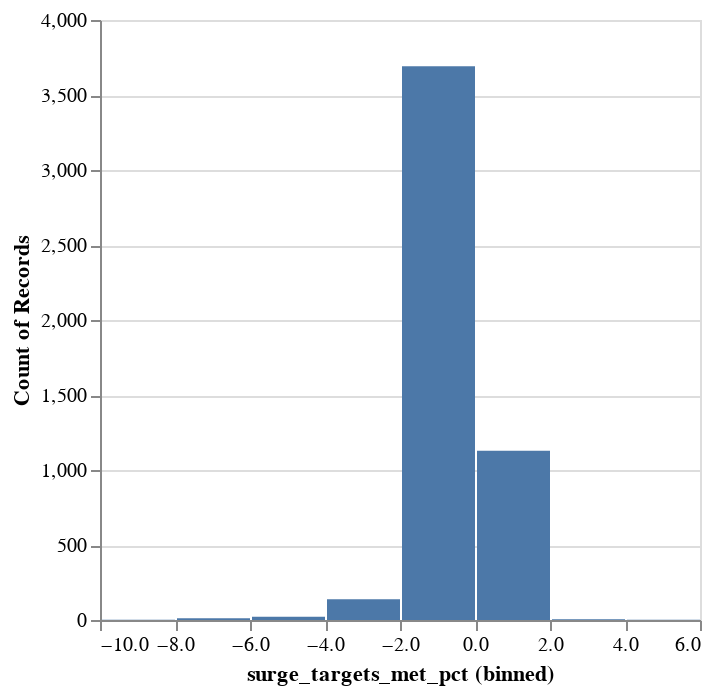

Notebook source saved alongside this figure:
### Code cell
# Create a histogram of the 'surge_targets_met_pct' column
ac = lc[:4999]
chart = alt.Chart(ac).mark_bar().encode(
    alt.X('surge_targets_met_pct', bin=True),
    y='count()'
)

# Show the chart
chart

### Figure 1 — Vega-Lite specification as saved in the notebook (floating-point values rounded to 4 significant figures; data arrays with more than 128 entries replaced by an {"elided": "..."} marker saying what was removed)
{"config": {"view": {"continuousWidth": 300, "continuousHeight": 300}}, "data": {"name": "data-5ad8aec37e9e428f391060fbf72e50c1"}, "mark": {"type": "bar"}, "encoding": {"x": {"bin": true, "field": "surge_targets_met_pct", "type": "quantitative"}, "y": {"aggregate": "count", "type": "quantitative"}}, "$schema": "https://vega.github.io/schema/vega-lite/v5.8.0.json", "datasets": {"data-5ad8aec37e9e428f391060fbf72e50c1": {"elided": "4999 records"}}}
